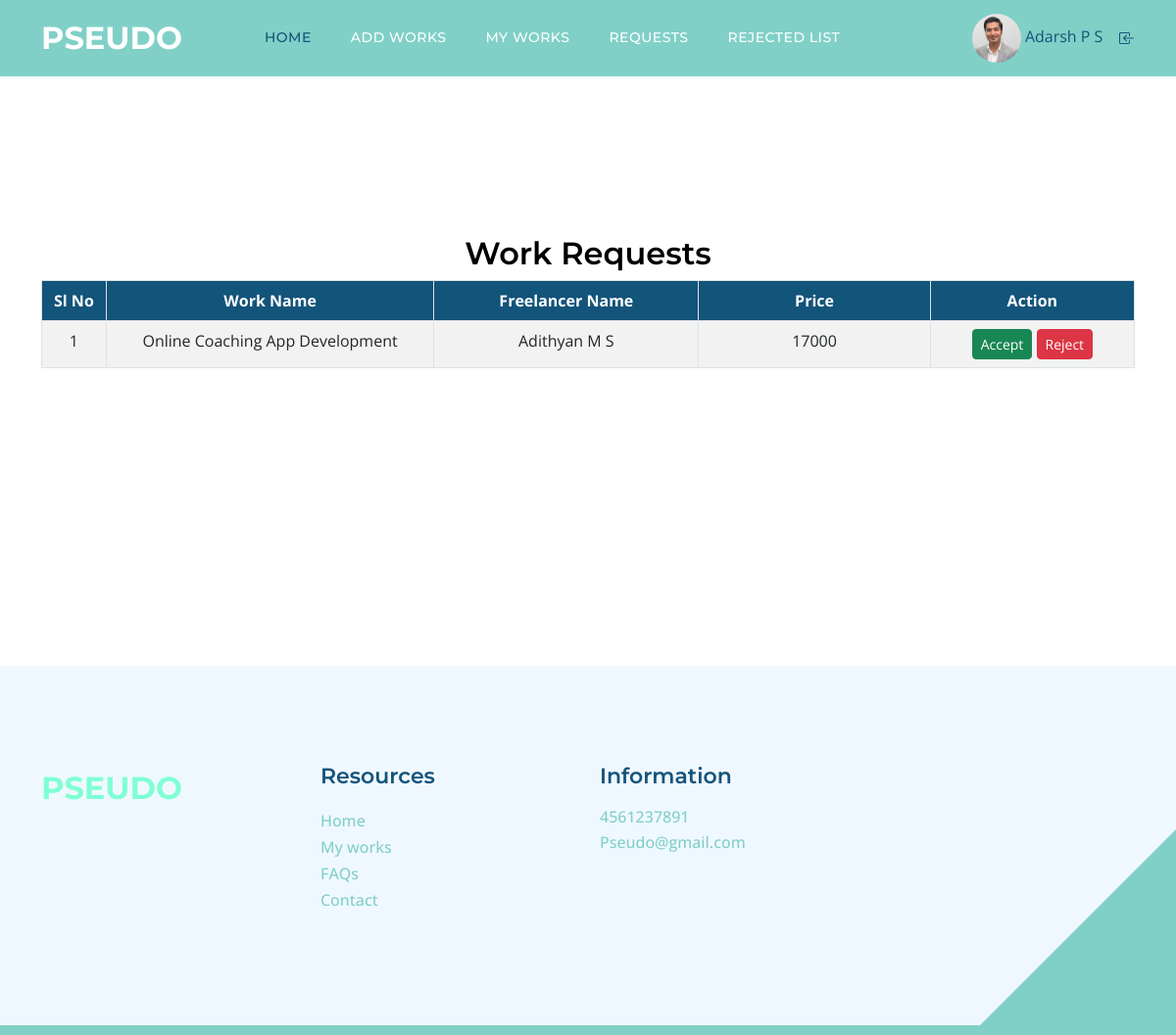
The app's page /client/Requests.php (signed in), older data.
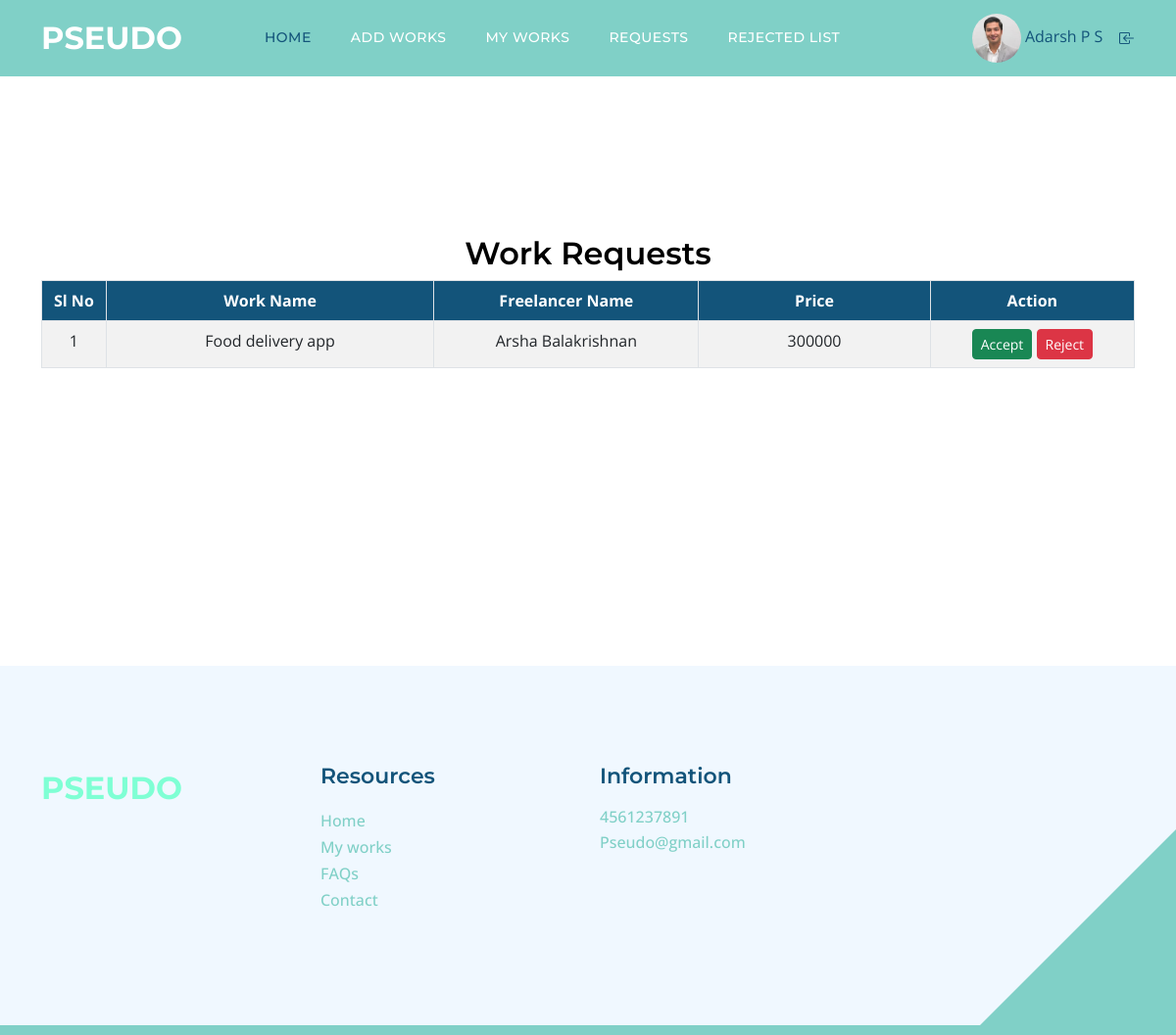
The same page, newer data.
### tables this page shows
CREATE TABLE `tbl_request` (
  `request_id` int(11) NOT NULL,
  `freelan_id` int(11) NOT NULL,
  `work_id` int(11) NOT NULL,
  `status` int(11) NOT NULL,
  `request_date` varchar(35) NOT NULL,
  `payment_date` varchar(20) NOT NULL,
  `agreement_date` varchar(50) NOT NULL
);

CREATE TABLE `tbl_work` (
  `work_id` int(11) NOT NULL,
  `work_name` varchar(100) NOT NULL,
  `work_price` varchar(50) NOT NULL,
  `work_details` varchar(1000) NOT NULL,
  `work_doc` varchar(50) NOT NULL,
  `client_id` int(11) NOT NULL,
  `subcat_id` int(11) NOT NULL,
  `work_final` varchar(100) NOT NULL,
  `work_status` int(11) NOT NULL DEFAULT 0
);

CREATE TABLE `tbl_freelan` (
  `freelan_id` int(11) NOT NULL,
  `freelan_name` varchar(50) NOT NULL,
  `freelan_email` varchar(50) NOT NULL,
  `place_id` int(11) NOT NULL,
  `freelan_address` varchar(200) NOT NULL,
  `freelan_photo` varchar(50) NOT NULL,
  `freelan_proof` varchar(50) NOT NULL,
  `freelan_password` varchar(50) NOT NULL,
  `freelan_dob` varchar(20) NOT NULL,
  `freelan_contact` varchar(20) NOT NULL,
  `freelan_status` int(11) NOT NULL,
  `freelan_gender` varchar(50) NOT NULL
);

### client/Requests.php (the view, shortened to what this page needs)
<?php
include('Header.php');
		?>
<!DOCTYPE html PUBLIC "-//W3C//DTD XHTML 1.0 Transitional//EN" "http://www.w3.org/TR/xhtml1/DTD/xhtml1-transitional.dtd">
<html xmlns="http://www.w3.org/1999/xhtml">
<head>
</head>
<body>
<div class="container mt-5">
    <h3 class="text-center">Work Requests</h3>
    <form id="form1" name="form1" method="post" action="">
        <table class="table table-bordered table-striped">
            <thead class="thead-dark">
                <tr>
                    <th width="49" class="text-center">Sl No</th>
                    <th width="249" class="text-center">Work Name</th>
                    <th width="201" class="text-center">Freelancer Name</th>
                    <th width="176" class="text-center">Price</th>
                    <th width="155" class="text-center">Action</th>
                </tr>
            </thead>
            <tbody>
                <?php
                $selqry="select * from tbl_request u
                 inner join tbl_work p on u.work_id = p.work_id
                 inner join tbl_freelan s on u.freelan_id = s.freelan_id where u.status='0'and p.work_status='0' and p.client_id=".$_SESSION["cid"];
                $req=$con->query($selqry);
                $i=0;
                while($data=$req->fetch_assoc()) {
                    $i++;
                ?>
                <tr>
                    <td class="text-center"><?php echo $i ?></td>
                    <td class="text-center"><?php echo $data['work_name'] ?></td>
                    <td class="text-center"><?php echo $data['freelan_name'] ?></td>
                    <td class="text-center"><?php echo $data['work_price'] ?></td>
                    <td class="text-center">
                        <a href="Requests.php?act=<?php echo $data['request_id']?>" class="btn btn-success btn-sm">Accept</a>
                        <a href="Requests.php?rej=<?php echo $data['request_id'];?>" class="btn btn-danger btn-sm">Reject</a>
                    </td>
                </tr>
                <?php
                }
                ?>
            </tbody>
        </table>
    </form>
</div>
<?php
include('Footer.php');
?>
</html>

Row changes from the older to the newer data that the page shows:
no longer on this page (row edited): tbl_request: work.work_name "Online Coaching App Development", freelan.freelan_name "Adithyan M S", work.work_price "17000"
added tbl_request: work.work_name "Food delivery app", freelan.freelan_name "Arsha Balakrishnan", work.work_price "300000"
